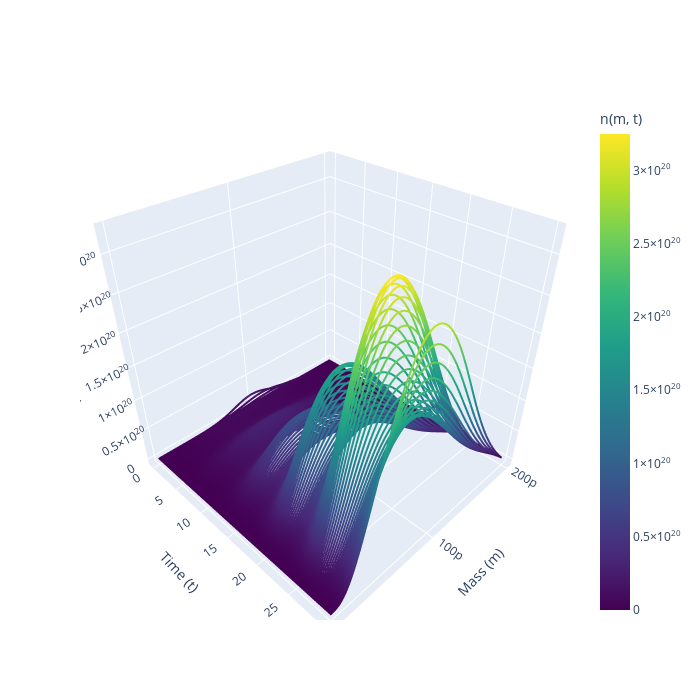

Notebook code for this chart:
### Code cell
from mpl_toolkits.mplot3d import Axes3D

j=timesteps
# Create a meshgrid for mass (m) and time (t)
T, M_  = np.meshgrid(sol.t[:j], m)  #200x100

# Extract corresponding n(m, t) values for the first j time points
N = sol.y[:-1, :]  # m,t

# Create 3D plot
fig = plt.figure(figsize=(10, 6))
ax = fig.add_subplot(111, projection='3d')

# Plot surface
surf = ax.plot_surface(T,M_ , N, cmap='viridis')

ax.set_xlabel('Time(t)')
ax.set_ylabel('Mass')
ax.set_zlabel('n(m, t)')
ax.set_title('Population Distribution Over Time (3D)')

# Add color bar
fig.colorbar(surf, ax=ax, shrink=0.5, aspect=5)

plt.show()

import plotly.graph_objects as go
import numpy as np


# pick a stride so you don’t draw too many lines
time_idxs = np.arange(0, N.shape[1], 2)

cmin, cmax = N.min(), N.max()
print(N.shape)
traces = []
for i, k in enumerate(time_idxs):
    traces.append(
        go.Scatter3d(
            x=M_[:, k],
            y=T[:, k],
            z=N[:, k],
            mode='lines',
            showlegend=False,           # still no legend for each line
            line=dict(
                color=N[:, k],          # color each point by its density
                colorscale='Viridis',
                cmin=cmin,
                cmax=cmax,
                width=4,
                showscale=(i == 0),       # only the first trace shows the colorbar, so i dont have 200 colorbars
                colorbar=dict(title='n(m, t)') if i == 0 else None
            )
        )
    )

fig = go.Figure(traces)
fig.update_layout(
    scene=dict(
        xaxis=dict(
            title='Mass (m)',
            autorange='reversed'    # flip so axis 0 and time axis 0 sort of fit better visually 
        ),
        yaxis=dict(title='Time (t)'),
        zaxis=dict(title='n(m, t)')
    ),
    width=700,
    height=700,
)
fig.show()

biomass=[]
for i in range(len(t_eval)):
    biomass.append(sum(N[:,i]*m*delta_m))

plt.figure()
plt.plot(t_eval,biomass,label='biomass')
plt.plot(t_eval,sol.y[-1, :],label='substrate')
plt.legend(loc='best')
plt.grid()
plt.show()
